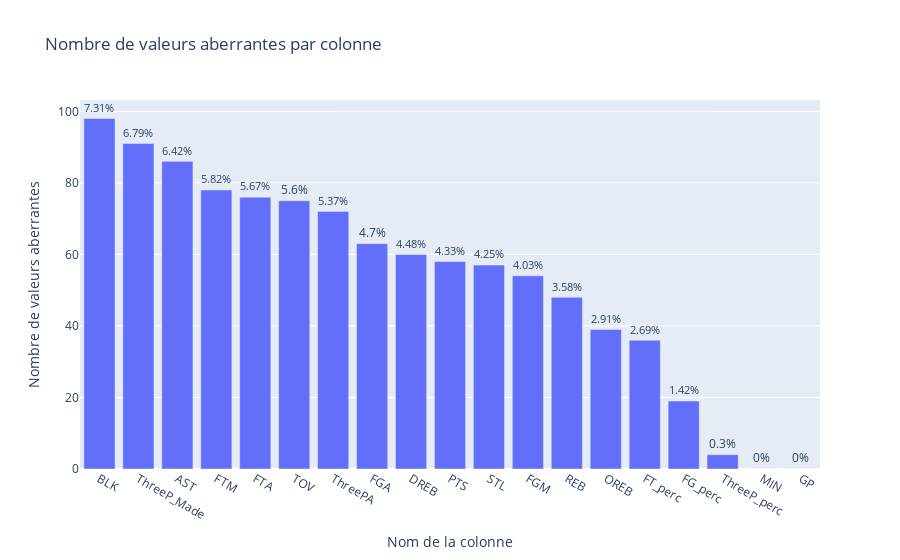

The notebook cell saved with this chart:
### Markdown cell above
### 🚨 Détection et Traitement des Valeurs Aberrantes 🔧

### Code cell
def get_iqr_values_Specifying_quartile(df_in, col_name, first_quartile, third_quartile):
    median = df_in[col_name].median()
    q1 = df_in[col_name].quantile(first_quartile)  # xth percentile / 1st quartile
    q3 = df_in[col_name].quantile(third_quartile)  # yth percentile / 3rd quartile
    iqr = q3 - q1  # Interquartile range
    minimum = q1 - (1.5 * iqr)  # The minimum value or the |- marker in the box plot
    maximum = q3 + (1.5 * iqr)  # The maximum value or the -| marker in the box plot
    return median, q1, q3, iqr, minimum, maximum

def count_outliers_Specifying_quartile(df_in, col_name, first_quartile, third_quartile):
    _, _, _, _, minimum, maximum = get_iqr_values_Specifying_quartile(df_in, col_name, first_quartile, third_quartile)
    df_outliers = df_in.loc[(df_in[col_name] <= minimum) | (df_in[col_name] >= maximum)]
    return df_outliers.shape[0]

def detect_and_count_outliers(df_in, list_des_colonnes, first_quartile, third_quartile):
    result_data = []
    for col_name in list_des_colonnes:
        outlier_count = count_outliers_Specifying_quartile(df_in, col_name, first_quartile, third_quartile)
        total_count = len(df_in)
        outlier_percentage = round((outlier_count / total_count) * 100, 2)
        result_data.append([col_name, outlier_count, outlier_percentage])
    
    result_df = pd.DataFrame(result_data, columns=['Column Name', 'Number of Outliers', 'Percentage of Outliers(%)'])
    return result_df

def visualize_outliers(df):
    # Trier le DataFrame par le nombre de valeurs aberrantes dans l'ordre décroissant
    df = df.sort_values(by='Number of Outliers', ascending=False)
    
    fig = px.bar(df, x='Column Name', y='Number of Outliers',
                 labels={'Column Name': 'Nom de la colonne', 'Number of Outliers': 'Nombre de valeurs aberrantes'},
                 title='Nombre de valeurs aberrantes par colonne',
                 text='Percentage of Outliers(%)')
    fig.update_traces(texttemplate='%{text}%', textposition='outside')
    fig.show()
   
first_quartile, third_quartile = 0.25, 0.75
df_outliers_info = detect_and_count_outliers(data, numerical_features, first_quartile, third_quartile)
visualize_outliers(df_outliers_info)

### Figure 1 — Plotly figure (JSON) as saved in the notebook; plotly's stock layout.template omitted (floating-point values rounded to 4 significant figures)
{"data": [{"alignmentgroup": "True", "hovertemplate": "Nom de la colonne=%{x}<br>Nombre de valeurs aberrantes=%{y}<br>Percentage of Outliers(%)=%{text}<extra></extra>", "legendgroup": "", "marker": {"color": "#636efa", "pattern": {"shape": ""}}, "name": "", "offsetgroup": "", "orientation": "v", "showlegend": false, "text": [7.31, 6.79, 6.42, 5.82, 5.67, 5.6, 5.37, 4.7, 4.48, 4.33, 4.25, 4.03, 3.58, 2.91, 2.69, 1.42, 0.3, 0, 0], "textposition": "outside", "texttemplate": "%{text}%", "type": "bar", "x": ["BLK", "ThreeP_Made", "AST", "FTM", "FTA", "TOV", "ThreePA", "FGA", "DREB", "PTS", "STL", "FGM", "REB", "OREB", "FT_perc", "FG_perc", "ThreeP_perc", "MIN", "GP"], "xaxis": "x", "y": [98, 91, 86, 78, 76, 75, 72, 63, 60, 58, 57, 54, 48, 39, 36, 19, 4, 0, 0], "yaxis": "y"}], "layout": {"barmode": "relative", "legend": {"tracegroupgap": 0}, "title": {"text": "Nombre de valeurs aberrantes par colonne"}, "xaxis": {"anchor": "y", "domain": [0, 1], "title": {"text": "Nom de la colonne"}}, "yaxis": {"anchor": "x", "domain": [0, 1], "title": {"text": "Nombre de valeurs aberrantes"}}}}
